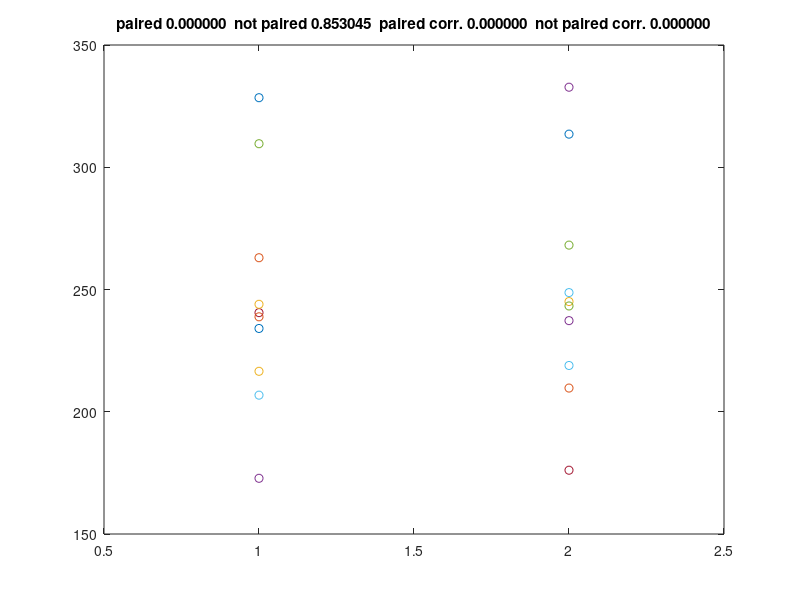

MATLAB code for this plot:
% testsim_ttest_ttest2_correction
% testing ttest and ttest2, with and without RT baseline correction

n_subj = 10;

RT1 = normrnd(250,50,[n_subj,1]);
RT2 = RT1 + normrnd(4,1,[n_subj,1]);

[h_p,p_p] = ttest(RT1,RT2)     % paired
[h_n,p_n] = ttest2(RT1,RT2)    % not paired

c = mean([RT1 RT2],2);          % correction per subject

[h_pc,p_pc] = ttest(RT1-c,RT2-c)    % paired corrected
[h_nc,p_nc] = ttest2(RT1-c,RT2-c)    % not paired corrected 


figure;

plot(1,RT1,'o'); hold on; plot(2,RT2,'o');
colormap(jet(n_subj));
set(gca,'Xlim',[0.5 2.5]);

title( sprintf('paired %.6f  not paired %.6f  paired corr. %.6f  not paired corr. %.6f',p_p,p_n,p_pc,p_nc) );
